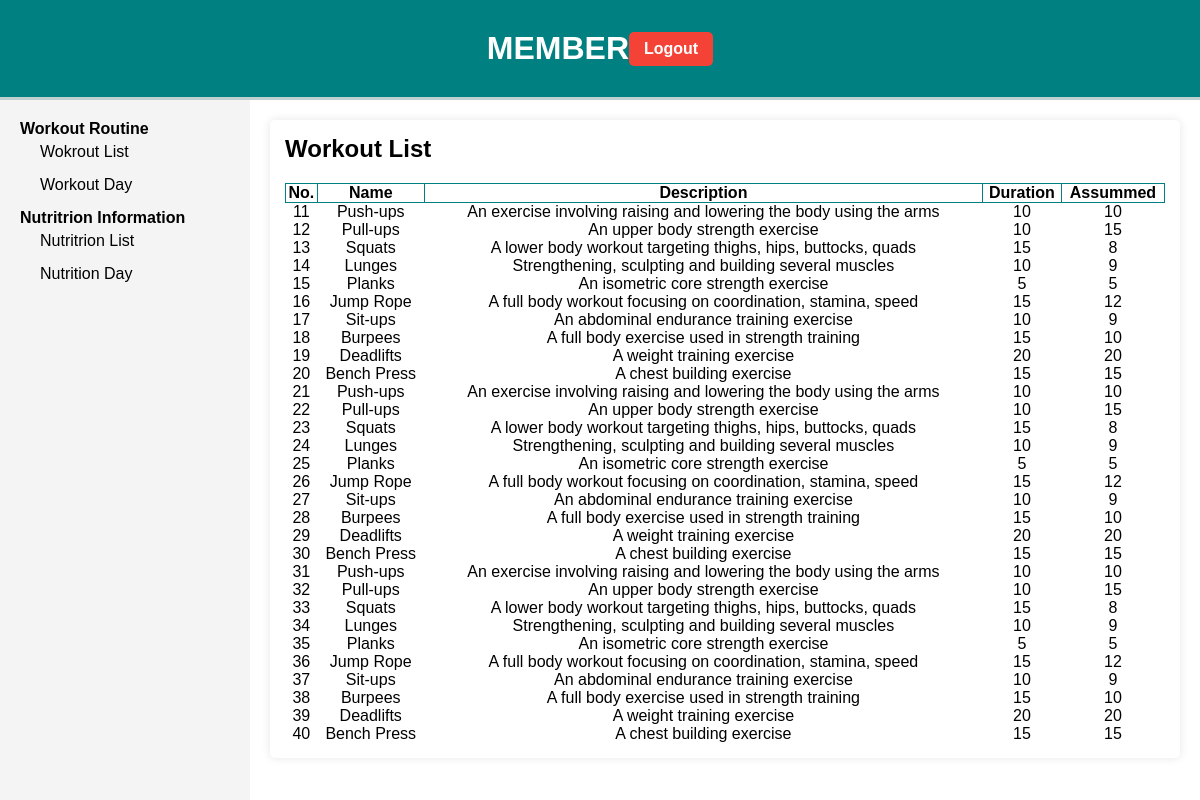
/Member/workoutList.php, run on the app's committed database.
### tables this page shows
CREATE TABLE `workout` (
  `workoutID` int(6) NOT NULL,
  `workoutDescription` varchar(500) NOT NULL,
  `duration` int(3) DEFAULT NULL,
  `caloriesBurned` int(6) DEFAULT NULL,
  `name` varchar(255) DEFAULT NULL
);

### Member/database.php (called while the page is built, shortened)
<?php
class Database
{
    public $host = DB_HOST;
    public $user = DB_USER;
    public $pass = DB_PASS;
    public $dbname = DB_NAME;
    public $link;
    private function connectDB()
    {
        $this->link = new mysqli($this->host, $this->user, $this->pass, $this->dbname);
    }
    public function select($query)
    {
        $result = $this->link->query($query) or die("Error in query: " . $this->link->error . "<br> Query: " . $query);
        if ($result->num_rows > 0) {
            return $result;
        } else {
            return false;
        }
    }
}
?>

### Member/Class/WorkoutClass.php (called while the page is built, shortened)
<?php
class Workout
{
    private $db;
    public function __construct()
    {
        $this->db = new Database;
    }
    public function get_list()
    {
        return $this->db->select("select * from workout");
    }
}
?>

### Member/workoutList.php (the view, shortened to what this page needs)
<?php
include_once "database.php";
include_once "Class/WorkoutClass.php";
$workout = new Workout;
$list = $workout->get_list();
include "header.php";
?>
<section class="member-content">
    <?php include_once "slider.php"; ?>
    <div class="member-content-right">
        <div class="member-content-right-list">
            <h1>Workout List</h1>
            <table>
                <tr>
                    <th>No.</th>
                    <th>Name</th>
                    <th>Description</th>
                    <th>Duration</th>
                    <th>Assummed</th>
                </tr>
                <?php
                while ($row = mysqli_fetch_assoc($list)) {
                ?>
                    <tr>
                        <td><?php echo $row['workoutID'] ?></td>
                        <td><?php echo $row['name'] ?></td>
                        <td><?php echo $row['workoutDescription'] ?></td>
                        <td><?php echo $row['duration'] ?></td>
                        <td><?php echo $row['caloriesBurned'] ?></td>
                    </tr>
                <?php
                }
                ?>
            </table>
        </div>
    </div>
</section>
</body>
</html>

### Member/style.css (style rules this page uses)
* { margin: 0; padding: 0; box-sizing: border-box; font-family: Arial, sans-serif; }
body, html { width: 100%; height: 100%; color: black; }
.member-content { display: flex; }
.member-content-right { flex: 1; padding: 20px; }
.member-content-right-list { background-color: white; padding: 15px; border-radius: 5px; box-shadow: 0 0 10px rgba(0,0,0,0.1); }
.member-content-right-list table { width: 100%; border-collapse: collapse; text-align: center; margin-top: 20px; }
.member-content-right-list th { border: 1px solid #008080; }

### data on the page
workout: workoutID "11", name "Push-ups", workoutDescription "An exercise involving raising and lowering the body using the arms", duration "10", caloriesBurned "10"
workout: workoutID "12", name "Pull-ups", workoutDescription "An upper body strength exercise", duration "10", caloriesBurned "15"
workout: workoutID "13", name "Squats", workoutDescription "A lower body workout targeting thighs, hips, buttocks, quads", duration "15", caloriesBurned "8"
workout: workoutID "14", name "Lunges", workoutDescription "Strengthening, sculpting and building several muscles", duration "10", caloriesBurned "9"
workout: workoutID "15", name "Planks", workoutDescription "An isometric core strength exercise", duration "5", caloriesBurned "5"
workout: workoutID "16", name "Jump Rope", workoutDescription "A full body workout focusing on coordination, stamina, speed", duration "15", caloriesBurned "12"
workout: workoutID "17", name "Sit-ups", workoutDescription "An abdominal endurance training exercise", duration "10", caloriesBurned "9"
workout: workoutID "18", name "Burpees", workoutDescription "A full body exercise used in strength training", duration "15", caloriesBurned "10"
workout: workoutID "19", name "Deadlifts", workoutDescription "A weight training exercise", duration "20", caloriesBurned "20"
workout: workoutID "20", name "Bench Press", workoutDescription "A chest building exercise", duration "15", caloriesBurned "15"
workout: workoutID "21", name "Push-ups", workoutDescription "An exercise involving raising and lowering the body using the arms", duration "10", caloriesBurned "10"
workout: workoutID "22", name "Pull-ups", workoutDescription "An upper body strength exercise", duration "10", caloriesBurned "15"
workout: workoutID "23", name "Squats", workoutDescription "A lower body workout targeting thighs, hips, buttocks, quads", duration "15", caloriesBurned "8"
workout: workoutID "24", name "Lunges", workoutDescription "Strengthening, sculpting and building several muscles", duration "10", caloriesBurned "9"
workout: workoutID "25", name "Planks", workoutDescription "An isometric core strength exercise", duration "5", caloriesBurned "5"
workout: workoutID "26", name "Jump Rope", workoutDescription "A full body workout focusing on coordination, stamina, speed", duration "15", caloriesBurned "12"
workout: workoutID "27", name "Sit-ups", workoutDescription "An abdominal endurance training exercise", duration "10", caloriesBurned "9"
workout: workoutID "28", name "Burpees", workoutDescription "A full body exercise used in strength training", duration "15", caloriesBurned "10"
workout: workoutID "29", name "Deadlifts", workoutDescription "A weight training exercise", duration "20", caloriesBurned "20"
workout: workoutID "30", name "Bench Press", workoutDescription "A chest building exercise", duration "15", caloriesBurned "15"
workout: workoutID "31", name "Push-ups", workoutDescription "An exercise involving raising and lowering the body using the arms", duration "10", caloriesBurned "10"
workout: workoutID "32", name "Pull-ups", workoutDescription "An upper body strength exercise", duration "10", caloriesBurned "15"
workout: workoutID "33", name "Squats", workoutDescription "A lower body workout targeting thighs, hips, buttocks, quads", duration "15", caloriesBurned "8"
workout: workoutID "34", name "Lunges", workoutDescription "Strengthening, sculpting and building several muscles", duration "10", caloriesBurned "9"
workout: workoutID "35", name "Planks", workoutDescription "An isometric core strength exercise", duration "5", caloriesBurned "5"
workout: workoutID "36", name "Jump Rope", workoutDescription "A full body workout focusing on coordination, stamina, speed", duration "15", caloriesBurned "12"
workout: workoutID "37", name "Sit-ups", workoutDescription "An abdominal endurance training exercise", duration "10", caloriesBurned "9"
workout: workoutID "38", name "Burpees", workoutDescription "A full body exercise used in strength training", duration "15", caloriesBurned "10"
workout: workoutID "39", name "Deadlifts", workoutDescription "A weight training exercise", duration "20", caloriesBurned "20"
workout: workoutID "40", name "Bench Press", workoutDescription "A chest building exercise", duration "15", caloriesBurned "15"
